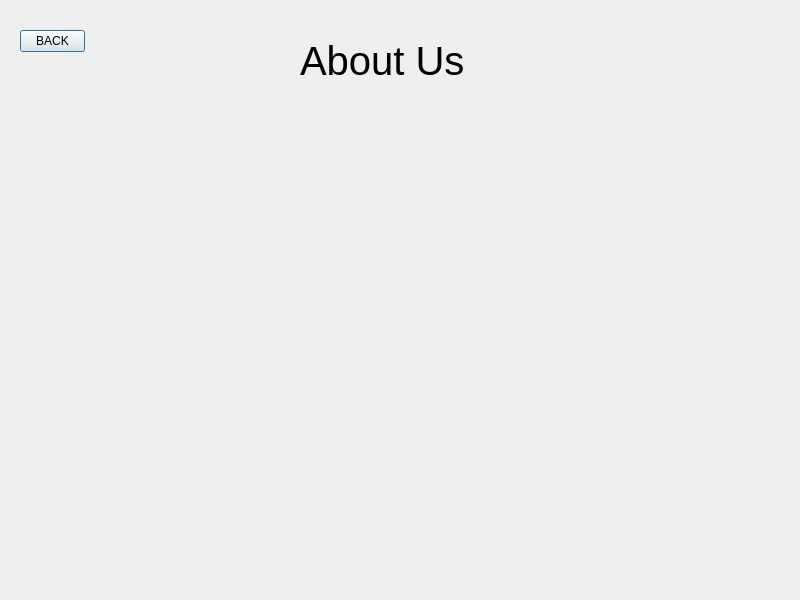
<?xml version="1.0" encoding="UTF-8"?>
<ui version="4.0">
 <class>aboutUs</class>
 <widget class="QDialog" name="aboutUs">
  <property name="geometry">
   <rect>
    <x>0</x>
    <y>0</y>
    <width>800</width>
    <height>600</height>
   </rect>
  </property>
  <property name="windowTitle">
   <string>Dialog</string>
  </property>
  <widget class="QLabel" name="label">
   <property name="geometry">
    <rect>
     <x>300</x>
     <y>10</y>
     <width>221</width>
     <height>101</height>
    </rect>
   </property>
   <property name="font">
    <font>
     <pointsize>30</pointsize>
    </font>
   </property>
   <property name="text">
    <string>About Us</string>
   </property>
  </widget>
  <widget class="QPushButton" name="back">
   <property name="geometry">
    <rect>
     <x>20</x>
     <y>30</y>
     <width>65</width>
     <height>22</height>
    </rect>
   </property>
   <property name="text">
    <string>BACK</string>
   </property>
  </widget>
 </widget>
 <resources/>
 <connections/>
</ui>
